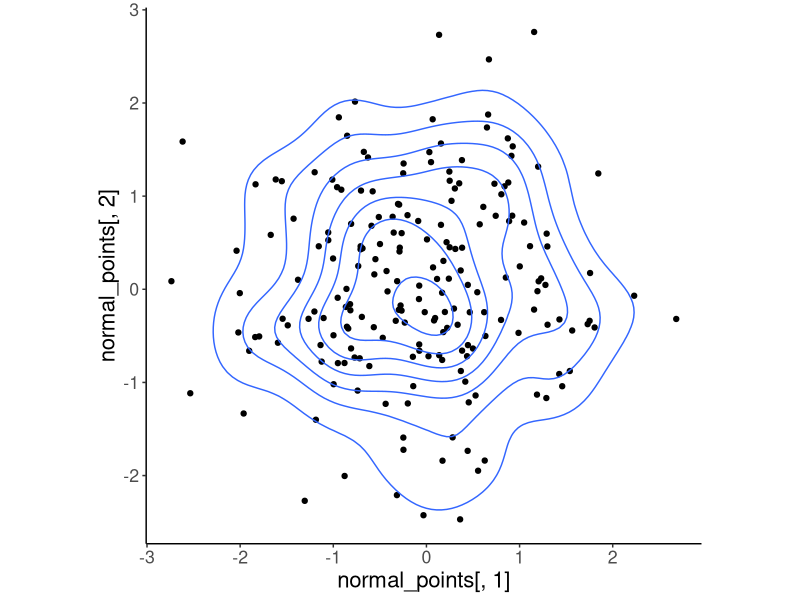
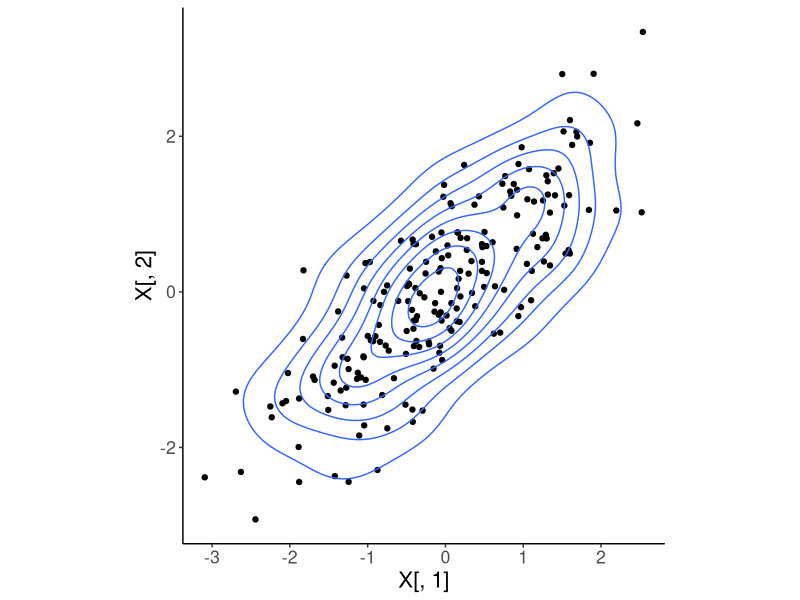
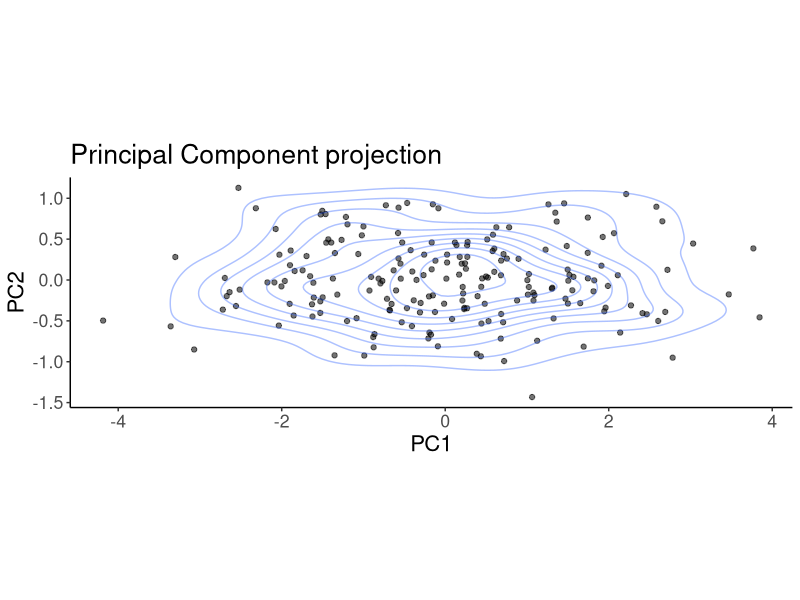
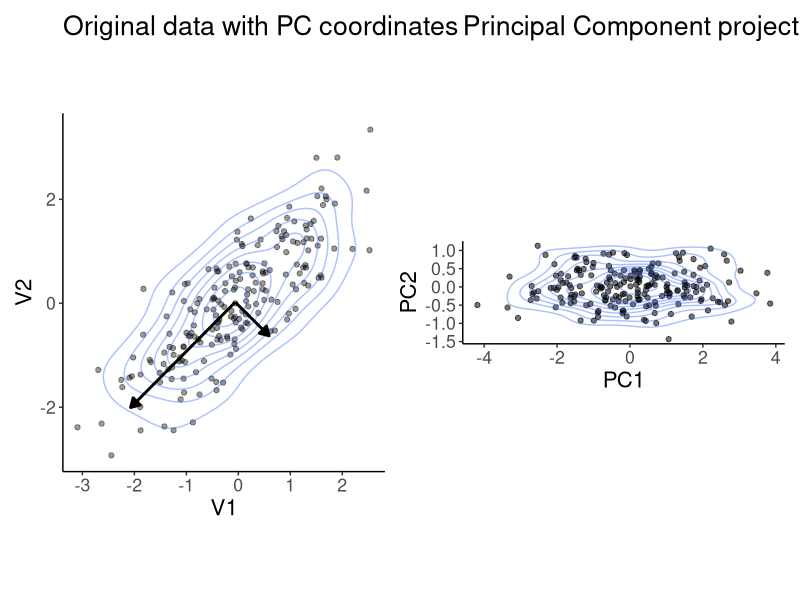
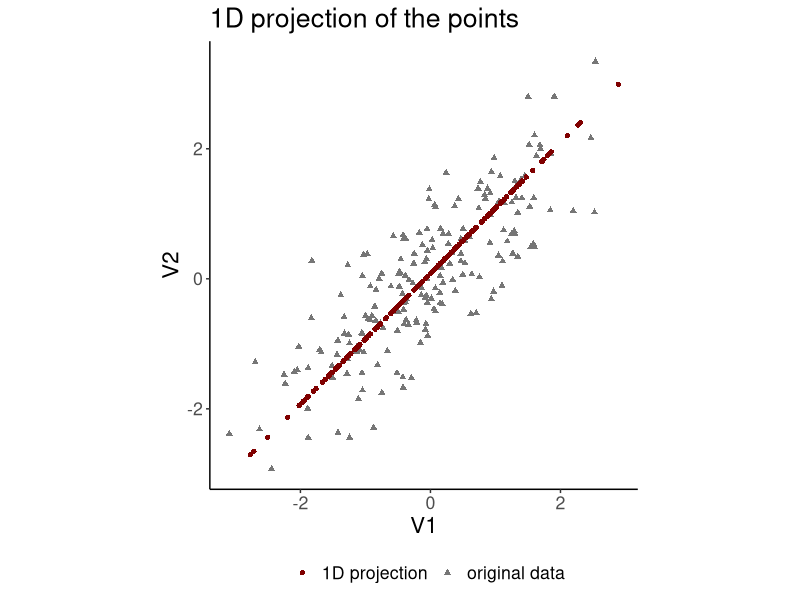

The R source for these figures, in order: (Note: this script raises an error after producing the figures.)
## ---- chunk 1
# list all the necessary packages
pkgs <- list(
  "tidyverse", # essential pkgs for data wrangling and visualization
  "gmodels", # for fast PCA
  "patchwork", # ggplot addin - arrange the plots 
  "ggforce", # ggplot addin - add annotations to plots 
  "ggsci", # ggplot addin - pretty color schemes
  "ggridges", # better densities
  "dslabs" # for MNIST dataset
)

# check if pkgs installed, and install after providing a warning if not
invisible(
  lapply(pkgs, function(pkg) {
    if (!library(pkg, character.only = TRUE, logical.return = TRUE)) {
      print(paste0("Warning: Installing the ", pkg, 
                   ". You have 5s to stop the process."))
      Sys.sleep(5)
      install.packages(pkg)
    }
    library(pkg, character.only = TRUE, logical.return = TRUE)
  })
)

# set the default theme for the plots
theme_set(theme_classic() + theme(legend.position = "bottom", 
                                  text = element_text(size = 16)))
## ---- chunk 2
knitr::opts_chunk$set(
  message = FALSE, 
  warning = FALSE, 
  fig.align = 'center', 
  cache = TRUE,
  class.source = 'fold-show')
## ---- chunk 3
set.seed(9)
normal_points <- matrix(rnorm(400), 200, 2)
qplot(normal_points[,1], normal_points[,2]) +
  geom_density_2d() +
  coord_equal()
## ---- chunk 4
# A <- matrix(runif(4), 2, 2)
A <- cbind(c(1, 0.5), c(0.5, 1))
X <- normal_points %*% A
qplot(X[,1], X[,2]) +
  geom_density_2d() +
  coord_equal()
## ---- chunk 5
pca_ <- prcomp(X, center = TRUE, scale. = FALSE)
## ---- chunk 6
str(pca_)
## ---- chunk 7
pca_$rotation
## ---- chunk 8
center_mat <- matrix(rep(colMeans(X), each = nrow(X)), 
                     nrow = nrow(X)) 
transformed_data <- 
  (X - center_mat) %*% pca_$rotation

plt_pca <-
  qplot(transformed_data[,1], # equivalent to: qplot(pca_$x[,1], pca_$x[,2])
        transformed_data[,2], 
        alpha = .4) + 
  labs(x = "PC1", y = "PC2") +
  geom_density2d(alpha = .4) +
  labs(title = "Principal Component projection") +
  coord_equal() +
  theme(legend.position = "none")
plt_pca
## ---- chunk 9
var_expl <-
  pca_$sdev^2 / sum(pca_$sdev^2)
var_expl
## ---- chunk 10
pc_coord <- 
  data.frame(x = pca_$center[1], y = pca_$center[2], 
             xend = pca_$rotation[1,] * sqrt(var_expl) * 3 + pca_$center[1],
             yend = pca_$rotation[2,] * sqrt(var_expl) * 3 + pca_$center[2], 
             component = paste("PC", 1:ncol(pca_$x)))
## ---- chunk 11
plt_original_coord <- 
  as_tibble(X) %>%
  ggplot(aes(V1, V2)) +
  geom_point(alpha = .4) +
  geom_density2d(alpha = .4) +
  geom_segment(data = pc_coord, aes(x, y, xend = xend, yend = yend), size = 1,
               arrow = arrow(type = "closed", length = unit(0.1, "inches"))) +
  coord_equal() +
  labs(title = "Original data with PC coordinates") +
  theme(legend.position = "none", text = element_text(size = 16)) 
plt_original_coord + plt_pca + plot_layout(widths = c(1, 1))
## ---- chunk 12
X_ <-  
  pca_$x[, 1] %*% t(pca_$rotation[, 1, drop = FALSE]) + center_mat %>% 
  as_tibble()

as_tibble(rbind(X, X_)) %>%
  mutate(source = c(rep("original data", 200),
                    rep("1D projection", 200))) %>%
  ggplot() +
  geom_point(aes(V1, V2, color = source, shape = source)) +
  coord_equal() +
  labs(title = "1D projection of the points", shape = "", color = "")  +
  scale_color_uchicago()
## ---- chunk 13
mnist <- dslabs::read_mnist()
str(mnist)
## ---- chunk 14
mnist_test_df <-
  mnist$test$images %>%
  t() %>%
  as_tibble() %>%
  mutate(x = rep(1:28, 28),
         y = rep(28:1, each = 28)) %>%
  pivot_longer(values_to = "intensity", 
               names_to = "tmp", 
               -c(x, y)) %>%
  mutate(label = rep(mnist$test$labels, 28*28)) %>%
  arrange(label, tmp, x, y) %>%
  group_by(label, x, y) %>%
  mutate(replicate = 1:n()) %>%
  select(-tmp)
## ---- chunk 15
rand_repl <- sample(1:800, 1)
sample_digits_plt <-
  mnist_test_df %>%
  filter(replicate == rand_repl) %>%
  ggplot(aes(x, y, fill = intensity)) +
  geom_tile() +
  theme_void() +
  scale_fill_gradient2() +
  theme(legend.position = "none", 
        plot.title = element_text(hjust = 0.5, size = 16),
        strip.background = element_blank(), strip.text.x = element_blank())  +
  facet_wrap(~label, nrow = 3) +
  labs(title = "Sample digits") +
  coord_equal()
sample_digits_plt
## ---- chunk 16
mnist_mat <- 
  mnist$test$images %>% 
  unlist() 

# normalise the data to the intensity of black (0) to white (1)
mnist_mat <- mnist_mat / 255

# mnist_mat <- mnist_mat[, apply(mnist_mat, 2, sum) > 0]

pca_mnist <- gmodels::fast.prcomp(mnist_mat, 
                                  center = TRUE, scale. = FALSE)
## ---- chunk 17
str(pca_mnist)
## ---- chunk 18
var_expl <-
  pca_mnist$sdev^2 / sum(pca_mnist$sdev^2)

pca_mnist_var <-
  tibble(variance = var_expl) %>%
  mutate(principal_component = 1:n(), 
         cummulative_variance = cumsum(variance))
## ---- chunk 19
x_ <- 1
y_ <- 2

pca_mnist_subset  <- 
  pca_mnist$x[, 1:4] %>%
  as_tibble() %>%
  mutate(label = mnist$test$labels) %>%
  sample_frac(0.2) 

plt_pca_12 <-
  pca_mnist_subset %>%
  ggplot(aes_string(paste0("PC", x_), paste0("PC", y_), color = "label")) +
  geom_point(data = pca_mnist_subset %>% select(-label), 
             color = "grey60", shape = ".") +
  geom_point(alpha = 0.7, size = 0.5) + 
  scale_color_viridis_c(breaks = 0:10) +
  guides(color = guide_colorbar()) +
  labs(color = "Digit",
       x = paste0("PC", x_, " [", round(var_expl[x_], 2)*100,  "%]"),
       y = paste0("PC", y_, " [", round(var_expl[y_], 2)*100,  "%]")) +
  facet_wrap(~label, ncol = 5) +
  theme(text = element_text(size = 16), panel.spacing.x = unit(6, "mm")) +
  coord_equal() +
  NULL
plt_pca_12
## ---- chunk 20
x_ <- 3
y_ <- 4

plt_pca_34 <-
  pca_mnist_subset %>%
  ggplot(aes_string(paste0("PC", x_), paste0("PC", y_), color = "label")) +
  geom_point(data = pca_mnist_subset %>% select(-label), 
             color = "grey60", shape = ".") +
  geom_point(alpha = 0.7, size = 0.5) + 
  scale_color_viridis_c(breaks = 0:10) +
  guides(color = guide_colorbar()) +
  labs(color = "Digit",
       x = paste0("PC", x_, " [", round(var_expl[x_], 2)*100,  "%]"),
       y = paste0("PC", y_, " [", round(var_expl[y_], 2)*100,  "%]")) +
  facet_wrap(~label, ncol = 5) +
  theme(text = element_text(size = 16), panel.spacing.x = unit(6, "mm")) +
  coord_equal()
plt_pca_34
## ---- chunk 21
tibble(x = rep(1:28, 28),
       y = rep(28:1, each = 28),
       variance = apply(mnist_mat, 2, var)) %>%
  ggplot(aes(x, y, fill = variance)) +
  geom_tile() +
  theme_void() +
  theme(legend.position = "right", 
        plot.title = element_text(hjust = 0.5),
        text = element_text(size = 16)) +
  scale_fill_gradient2(high = "white", mid = "grey60") +
  coord_equal()
## ---- chunk 22
min_var_expl <- 1
pca_mnist_var %>%
  mutate(variance = variance * 100) %>%
  filter(variance > min_var_expl) %>%
  ggplot(aes(principal_component, variance)) +
  geom_bar(stat = "identity", fill = pal_jama()(1)) +
  labs(x = "Principal Components", y = "Percent of explained variance",
       title = paste0("Principal Components explaining at least ",
                      min_var_expl, "% of variance"))
## ---- chunk 23
fract_var <- 0.75
## ---- chunk 24
n_pcs <-
  pca_mnist_var %>%
  filter(cummulative_variance >= fract_var) %>%
  arrange(principal_component) %>%
  head(n = 1) %>%
  pull(principal_component)

pca_mnist_var %>%
  ggplot(aes (principal_component, cummulative_variance)) +
  geom_point() +
  ggforce::geom_mark_rect(aes(filter = principal_component <= n_pcs, 
                              label = paste0(n_pcs, " PCs explain ", 
                                             fract_var * 100, "% of variance")), 
                          color = "grey60", linetype = "dotdash") +
  ylim(0, 1) +
  labs(x = "Principal Components", y = "Cumulative variance")
## ---- chunk 25

set.seed(7)
#n <- min(which(mnist$test$labels == "8"))

ns <- sapply(0:9, function(i) {
  sample(which(mnist$test$labels == i), 1)
})

plot_sum_reconstruction <- function(which_digit, original_data, pca, 
                                    n_pcs = 7, n_show_pcs = 10, 
                                    facet_titles = FALSE) {
  order_components <- 
    c("original", "reconstruction", "mean", paste0("PC", 1:n_show_pcs))
  
  if (n_pcs < n_show_pcs) {
    sign_per_components <-
      c("≈", "=", rep("+", n_pcs), "")
  } else {
    sign_per_components <-
      c("≈", "=", rep("+", n_show_pcs), "... ")
  }
  
  sign_df <-
    tibble(component = order_components,
           label = sign_per_components) %>%
    mutate(x = 32, y = 14, component = factor(component, 
                                              levels = order_components))
  
  transformed_data <-
    (t(pca$rotation[, 1:n_pcs, drop = FALSE]) * pca$x[which_digit, 1:n_pcs]) %>%
    t()
  
  cbind(colMeans(original_data),
        transformed_data) %>%
    as_tibble() %>% 
    mutate(reconstruction = rowSums(.),
           original = original_data[which_digit,],
           x = rep(1:28, 28), 
           y = rep(28:1, each = 28)) %>%
    rename(mean = 1) %>%
    pivot_longer(names_to = "component",
                 values_to = "intensity",
                 -c(x, y)) %>%
    filter(component %in% order_components) %>%
    mutate(component = factor(component,
                              levels = order_components)) %>%
    ggplot(aes(x, y)) +
    geom_tile(aes(fill = intensity)) +
    theme_void() +
    scale_fill_gradient2() +
    geom_text(data = sign_df, 
              aes(label = label), size = 10) +
    facet_wrap(~component, nrow = 1) +
    theme(legend.position = "none", text = element_text(size = 16)) +
    {if(!facet_titles) theme(strip.background = element_blank(),
                             strip.text = element_blank())} +
    coord_cartesian(xlim = c(2, 34))
  }
## ---- chunk 26
wrap_plots(lapply(1:length(ns), function(n) {
  if (n==1) {
    plot_sum_reconstruction(ns[n], original_data = mnist_mat,
                          pca = pca_mnist, facet_titles = TRUE)
  } else {
    plot_sum_reconstruction(ns[n], original_data = mnist_mat,
                          pca = pca_mnist, facet_titles = FALSE)
  }
}), ncol = 1)
## ---- chunk 27
plot_sum_reconstruction(ns[4], # since the first digit is 0, if we want 3 we need 4
                        original_data = mnist_mat, pca = pca_mnist, 
                        n_pcs = n_pcs, facet_titles = TRUE)
## ---- chunk 28
# https://stackoverflow.com/questions/5665599/range-standardization-0-to-1-in-r
range01 <- function(x, ...){(x - min(x, ...)) / (max(x, ...) - min(x, ...))}

noise <- rnorm(prod(dim(mnist_mat))) %>% 
  matrix(nrow = dim(mnist_mat)[1]) %>%
  range01()

noise <- 
  rnorm(prod(dim(mnist_mat)), mean = as.vector(mnist_mat), sd = 0.2) %>% 
  matrix(nrow = dim(mnist_mat)[1]) %>%
  range01()

mnist_mat_with_noise <- noise
pca_mnist_with_noise <- gmodels::fast.prcomp(mnist_mat_with_noise)
## ---- chunk 29
var_expl_with_noise <-
  pca_mnist_with_noise$sdev^2 / sum(pca_mnist_with_noise$sdev^2)
 
pca_mnist_var_with_noise <-
  tibble(variance = var_expl_with_noise) %>%
  mutate(principal_component = 1:n(), 
         cummulative_variance = cumsum(variance))

n_pcs_with_noise <-
  pca_mnist_var_with_noise %>%
  filter(cummulative_variance >= fract_var) %>%
  arrange(principal_component) %>%
  head(n = 1) %>%
  pull(principal_component)
## ---- chunk 30
pca_mnist_var_with_noise %>%
  ggplot(aes (principal_component, cummulative_variance)) +
  geom_point() +
  ggforce::geom_mark_rect(aes(filter = principal_component <= n_pcs_with_noise, 
                              label = paste0(n_pcs_with_noise, " PCs explain ", 
                                             fract_var * 100, "% of variance")), 
                          color = "grey60", linetype = "dotdash") +
  ylim(0, 1) +
  labs(x = "Principal Components", y = "Cumulative variance")
## ---- chunk 31
plot_original_and_reconstruction <- function(which_digit, original_data, 
                                             noisy_data, pca, 
                                             n_pcs = 10, new_pca = FALSE) {
  if (new_pca) {
    transformed_data <- predict(pca, 
                                newdata = noisy_data)
    means <- colMeans(original_data)
  } else {
    transformed_data <- pca$x
    means <- colMeans(original_data)
  }
  
  transformed_data <-
    pca$rotation[, 1:n_pcs, drop = FALSE] %*% transformed_data[which_digit, 1:n_pcs] +
    + means
  
  tibble(original = original_data[which_digit, ],
         with_added_noise = noisy_data[which_digit, ],
         reconstruction = transformed_data,
         x = rep(1:28, 28), 
         y = rep(28:1, each = 28)) %>%
    pivot_longer(names_to = "label",
                 values_to = "intensity",
                 -c(x, y)) %>%
    mutate(label = str_replace(label, "reconstruction", 
                                paste0("reconstruction [", 
                                            n_pcs, " PCs]")),
           label = str_replace(label, "with_added_noise", 
                               "input for PCA reconstruction"),
           label = factor(label, 
                          levels = c("original", 
                                     "input for PCA reconstruction", 
                                     paste0("reconstruction [", 
                                            n_pcs, " PCs]")))) %>%
    ggplot(aes(x, y, fill = intensity)) +
    geom_tile() +
    facet_wrap(~label) +
    scale_fill_viridis_b()  +
    theme_void() +
    theme(legend.position = "bottom", 
          plot.title = element_text(hjust = 0.5), 
          text = element_text(size = 16),
          strip.background = element_rect(fill = "white", size = 0)) 
}
## ---- chunk 32
plot_original_and_reconstruction(which_digit = ns[4], 
                                 original_data = mnist_mat, 
                                 noisy_data = mnist_mat, 
                                 pca = pca_mnist, 
                                 n_pcs = n_pcs)
## ---- chunk 33
plot_original_and_reconstruction(which_digit = ns[4], 
                                 original_data = mnist_mat, 
                                 noisy_data = mnist_mat_with_noise, 
                                 pca = pca_mnist_with_noise, 
                                 n_pcs = n_pcs_with_noise)
## ---- chunk 34
pca_mnist$center <- TRUE
pca_mnist$scale <- FALSE
plot_original_and_reconstruction(which_digit = ns[4], 
                                 original_data = mnist_mat, 
                                 noisy_data = mnist_mat_with_noise, 
                                 pca = pca_mnist, new_pca = TRUE,
                                 n_pcs = n_pcs_with_noise)
